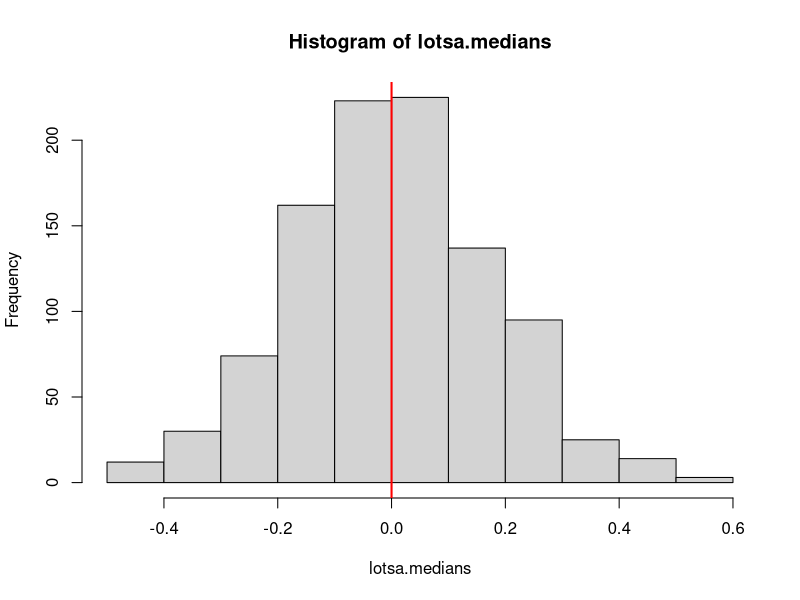

This chart was generated by the following R code:
#Variables
n <- 50
nsim <- 1000
lotsa.medians <- numeric(nsim)

#Loop of mean calc
for (i in 1:nsim) {
  x <- rnorm (n)
  lotsa.medians[i] <- median(x)
}

#Sanity checks
length(lotsa.medians)
summary(lotsa.medians)

#Plots
hist(lotsa.medians)
abline(v=0, col="red", lwd=2)